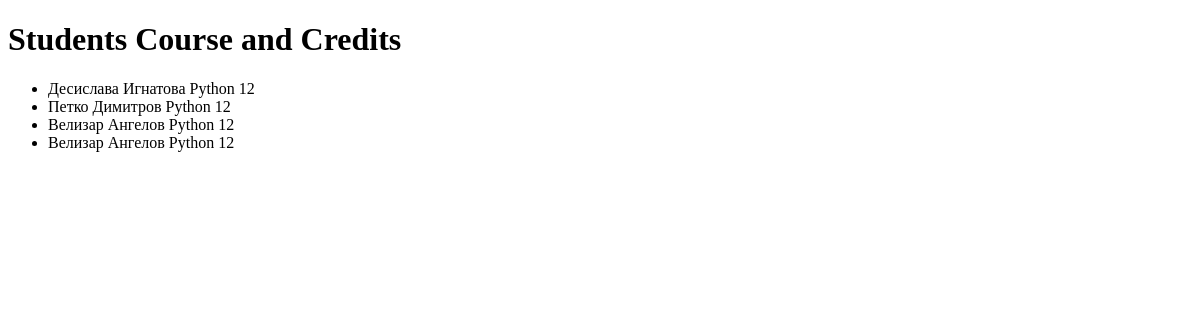
The app's page /students-courses-credits/, older data.
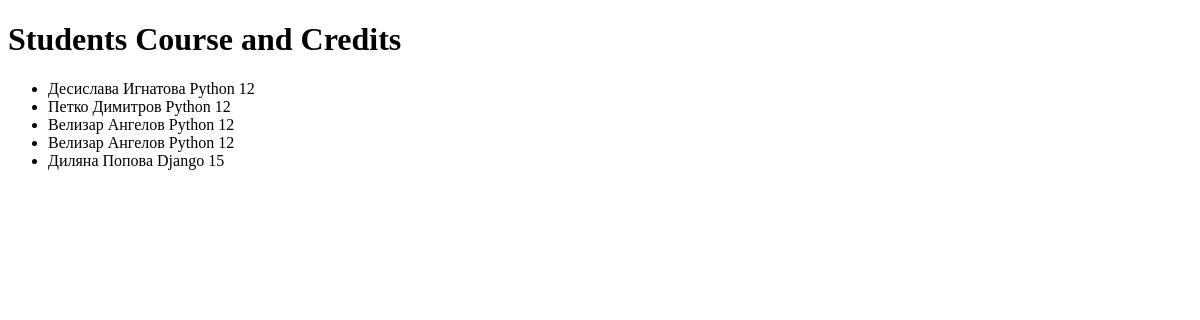
The same page, newer data.
### main/models.py (models this page shows)
class Student(models.Model):
    first_name = models.CharField(max_length=200)
    last_name = models.CharField(max_length=200)
    courses = models.ForeignKey(Course, on_delete=models.CASCADE)
    def __str__(self):
        return f'{self.first_name} {self.last_name} {self.courses}'

class Course(models.Model):
    title = models.CharField(max_length=200)
    credits = models.IntegerField()
    professor = models.ForeignKey(Professors, on_delete=models.CASCADE)
    def __str__(self):
        return f'{self.title}'

### main/views.py (the view)
# urls.py: path('students-courses-credits/', StudentsAndCoursesCredits.as_view()),
class StudentsAndCoursesCredits(View):
    def get(self, request, *args, **kwargs):
        students = Student.objects.raw(get_students_and_there_courses_credits())
        context = {'students': students}
        return render(request, 'get_students_and_there_courses_credits.html', context)

### main/queries.py (called while the page is built)
def get_students_and_there_courses_credits():
    return 'SELECT main_student.id, main_course.credits ' \
           'FROM main_student ' \
           'INNER JOIN main_course ON main_course.id=main_student.courses_id'

### templates/get_students_and_there_courses_credits.html (shortened to what this page needs)
<!DOCTYPE html>
<html lang="en">
<head>
</head>
<body>
<h1>Students Course and Credits</h1>
    <ul>
        {% for student in students %}
            <li>
                {{ student }} {{ student.course_id }} {{ student.credits }}
            </li>
        {% endfor %}
    </ul>
</body>
</html>

Row changes from the older to the newer data that the page shows:
added Student: id+first_name+last_name "Диляна Попова Django", credits "15"
